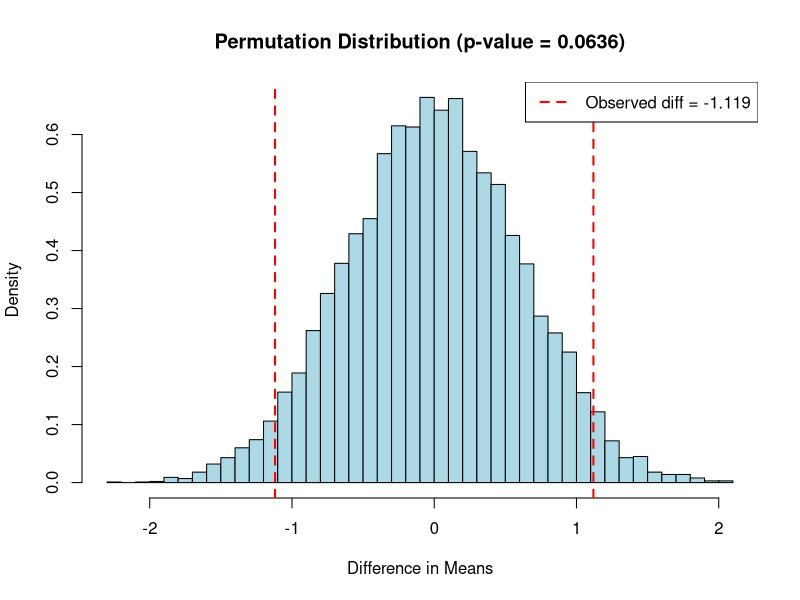

R code for this plot:
# Permutation Tests in R

cat("=== Permutation Test ===\n\n")
set.seed(42)

# Generate two samples
group1 <- rnorm(30, mean=10, sd=2)
group2 <- rnorm(30, mean=11.5, sd=2)

# Observed test statistic (difference in means)
obs.diff <- mean(group1) - mean(group2)
cat(sprintf("Observed difference: %.4f\n\n", obs.diff))

# Permutation test
n.permutations <- 10000
perm.diffs <- numeric(n.permutations)
combined <- c(group1, group2)
n1 <- length(group1)

for(i in 1:n.permutations) {
  # Shuffle labels
  perm.idx <- sample(length(combined))
  perm.g1 <- combined[perm.idx[1:n1]]
  perm.g2 <- combined[perm.idx[(n1+1):length(combined)]]

  perm.diffs[i] <- mean(perm.g1) - mean(perm.g2)
}

# Calculate p-value (two-tailed)
p.value <- mean(abs(perm.diffs) >= abs(obs.diff))
cat(sprintf("Permutation p-value: %.4f\n\n", p.value))

# Visualization
png('/home/titan/pdfs/notes/statisticalComputingAndReporting/groupWork/answers/18.Permutation_Tests/permutation_test_r.png',
    width=1000, height=600, res=150)

hist(perm.diffs, breaks=50, probability=TRUE, col="lightblue", border="black",
     xlab="Difference in Means", ylab="Density",
     main=sprintf("Permutation Distribution (p-value = %.4f)", p.value))
abline(v=obs.diff, col="red", lwd=2, lty=2)
abline(v=-obs.diff, col="red", lwd=2, lty=2)
legend("topright", legend=sprintf("Observed diff = %.3f", obs.diff),
       col="red", lwd=2, lty=2)

dev.off()
cat("Visualization saved as permutation_test_r.png\n")
